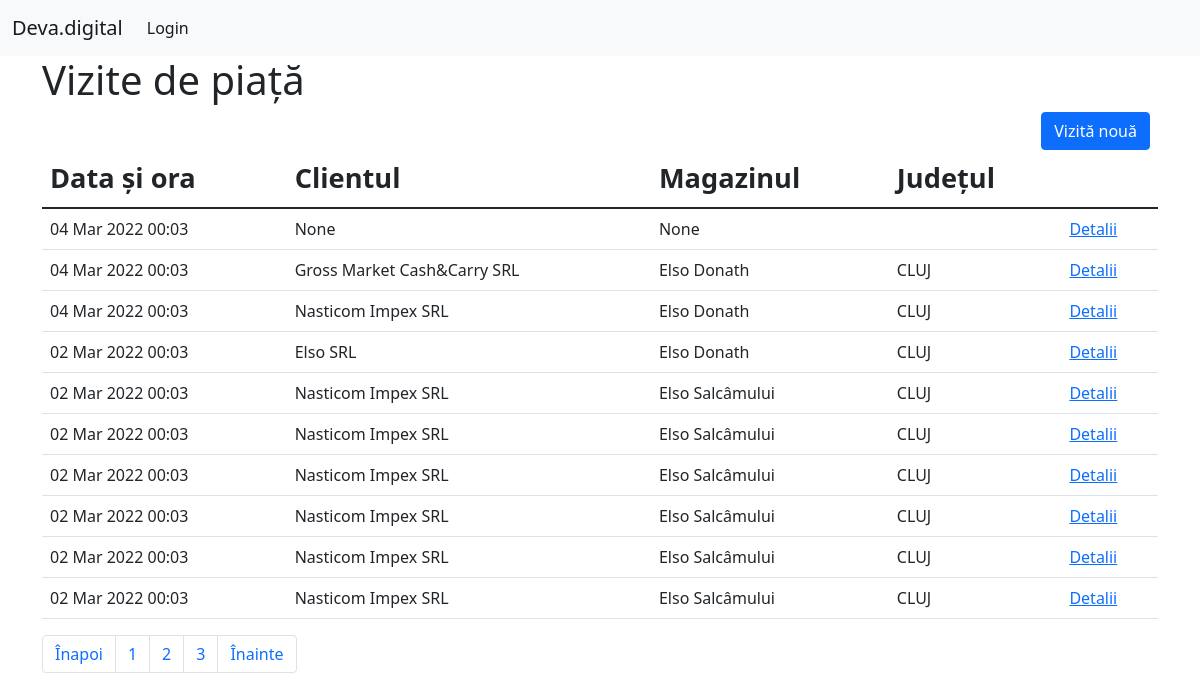
/visits?page=2, run on the app's committed database.
### sales/models.py (models this page shows, shortened)
class Visit(models.Model):
	agent = models.ForeignKey(Agent, blank=True, null=True, on_delete=models.SET_NULL)
	client = models.ForeignKey(Client, blank=True, null=True, on_delete=models.SET_NULL, related_name="client")
	shop = models.ForeignKey(Shop, blank=True, null=True, on_delete=models.SET_NULL, related_name="shop")
	date_created = models.DateTimeField(default=timezone.now, blank=True)
	last_modified = models.DateTimeField(auto_now=True)
	products = models.ManyToManyField(Product)
	shelf_image = models.ImageField(upload_to="images/", blank=True)
	class Meta:
		verbose_name = "vizita"
		verbose_name_plural = "vizite"

class Client(models.Model):
	name = models.CharField("Numele", max_length=254)
	loc_name = models.CharField("Numele locatiei", max_length=254, null=True, blank=True)
	CUI = models.IntegerField("CUI", blank=True, null=True)
	channel = models.ForeignKey(Channel, blank=True, null=True, on_delete=models.SET_NULL, verbose_name="Canal distributie")
	distributor = models.BooleanField("Distribuitor", blank=True)
	lka = models.BooleanField("Local Key Accout", blank=True)
	zone = models.ForeignKey(Zone, blank=True, null=True, on_delete=models.SET_NULL, verbose_name="Zona")
	address = models.CharField("Adresa", max_length=254, blank=True)
	city = models.CharField("Localitatea", max_length=50, blank=True)
	county = models.ForeignKey(County, blank=True, null=True, on_delete=models.SET_NULL)
	contact_person = models.CharField("Persoana de contact", max_length=254, blank=True)
	contact_position = models.CharField("Functia", max_length=254, blank=True, null=True)
	phone = models.CharField("Telefon", max_length=10, blank=True)
	email = models.EmailField("Email", max_length=100, blank=True)
	class Meta:
		verbose_name = "client"
		verbose_name_plural = "clienti"
	def __str__(self):
		return self.name

class Shop(models.Model):
	name = models.CharField("Numele", max_length=254)
	client = models.ForeignKey(Client, blank=True, null=True, on_delete=models.CASCADE)
	shop_type = models.ForeignKey(ShopType, blank=True, null=True, on_delete=models.SET_NULL)
	address = models.CharField("Adresa", max_length=254, blank=True)
	city = models.CharField("Localitatea", max_length=50, blank=True)
	county = models.ForeignKey(County, blank=True, null=True, on_delete=models.SET_NULL)
	class Meta:
		verbose_name = "magazin"
		verbose_name_plural = "magazine"
	def __str__(self):
		return self.name

class County(models.Model):
	name = models.CharField("Județ", max_length=50, default="ALBA")
	zone = models.ForeignKey(Zone, blank=True, null=True, on_delete=models.SET_NULL)
	area = models.CharField("Regiunea", max_length=10)
	class Meta:
		verbose_name = "județ"
		verbose_name_plural = "județe"
	def __str__(self):
		return self.name

### sales/views.py (the view)
# urls.py: path('visits', views.visits, name='visits'),
def visits(request):
	visits = Visit.objects.all().order_by('-date_created')
	paginator = Paginator(visits, 10)
	page_number = request.GET.get('page')
	page_obj = paginator.get_page(page_number)
	return render(request, 'sales/visits.html', {'page_obj': page_obj})

### sales/templates/sales/visits.html
{% extends 'sales/base.html' %}
{% block content %}
<main class="container">
	<section class="row">
		<h1>Vizite de piață</h1>
		<div class="d-grid gap-2 d-md-flex justify-content-md-end">
			<a href="{% url 'sales:new_visit' %}" class="btn btn-primary me-md-2">Vizită nouă</a>
		</div>
	</section>
	<section class="row">
		<div class="col">
			<table class="table table-hover">
				<thead>
					<tr>
						<th>Data și ora</th>
						<th>Clientul</th>
						<th>Magazinul</th>
						<th>Județul</th>
						<th></th>
					</tr>
				</thead>
				<tbody>
					{% for visit in page_obj %}
					<tr>
						<td>{{ visit.date_created|date:'d M Y H:m' }}</td>
						<td>{{ visit.client }}</td>
						<td>{{ visit.shop }}</td>
						<td>{{ visit.shop.county }}</td>
						<td><a href="{% url 'sales:visit' visit.id %}">Detalii</a></td>
					</tr>
					{% empty %}
					<p>Nu au fost realizate vizite încă.</p>
					{% endfor %}
				</tbody>
			</table>
			<nav aria-label="Page navigation example">
                <ul class="pagination">
                {% if page_obj.has_previous %}
                    <li class="page-item"><a class="page-link" href="?page={{ page_obj.previous_page_number }}">Înapoi</a></li>
                {% else %}
                <li class="page-item disabled"><a class="page-link" href="#">Înapoi</a></li>
                {% endif %}
                {% for page in page_obj.paginator.page_range %}
                    <li class="page-item"><a class="page-link" href="?page={{ page }} #vizite">{{ page }}</a></li>
                {% endfor %}
                {% if page_obj.has_next %}
                    <li class="page-item"><a class="page-link" href="?page={{ page_obj.next_page_number }}">Înainte</a></li>
                {% else %}
                    <li class="page-item disabled"><a class="page-link" href="#">Înainte</a></li>
                {% endif %}
                </ul>
            </nav>
		</div>
	</section>
</main>
{% endblock content %}

### static/style.css (style rules this page uses)
html { scroll-behavior: auto !important; }
th { font-size: 1.7em; }

### data on the page
Visit: date_created "04 Mar 2022 00:03", client "None", shop "None"
Visit: date_created "04 Mar 2022 00:03", client "Gross Market Cash&Carry SRL", shop "Elso Donath", shop.county "CLUJ"
Visit: date_created "04 Mar 2022 00:03", client "Nasticom Impex SRL", shop "Elso Donath", shop.county "CLUJ"
Visit: date_created "02 Mar 2022 00:03", client "Elso SRL", shop "Elso Donath", shop.county "CLUJ"
Visit: date_created "02 Mar 2022 00:03", client "Nasticom Impex SRL", shop "Elso Salcâmului", shop.county "CLUJ"
Visit: date_created "02 Mar 2022 00:03", client "Nasticom Impex SRL", shop "Elso Salcâmului", shop.county "CLUJ"
Visit: date_created "02 Mar 2022 00:03", client "Nasticom Impex SRL", shop "Elso Salcâmului", shop.county "CLUJ"
Visit: date_created "02 Mar 2022 00:03", client "Nasticom Impex SRL", shop "Elso Salcâmului", shop.county "CLUJ"
Visit: date_created "02 Mar 2022 00:03", client "Nasticom Impex SRL", shop "Elso Salcâmului", shop.county "CLUJ"
Visit: date_created "02 Mar 2022 00:03", client "Nasticom Impex SRL", shop "Elso Salcâmului", shop.county "CLUJ"

### other printed values
{{ page }} "1" "2" "3"
